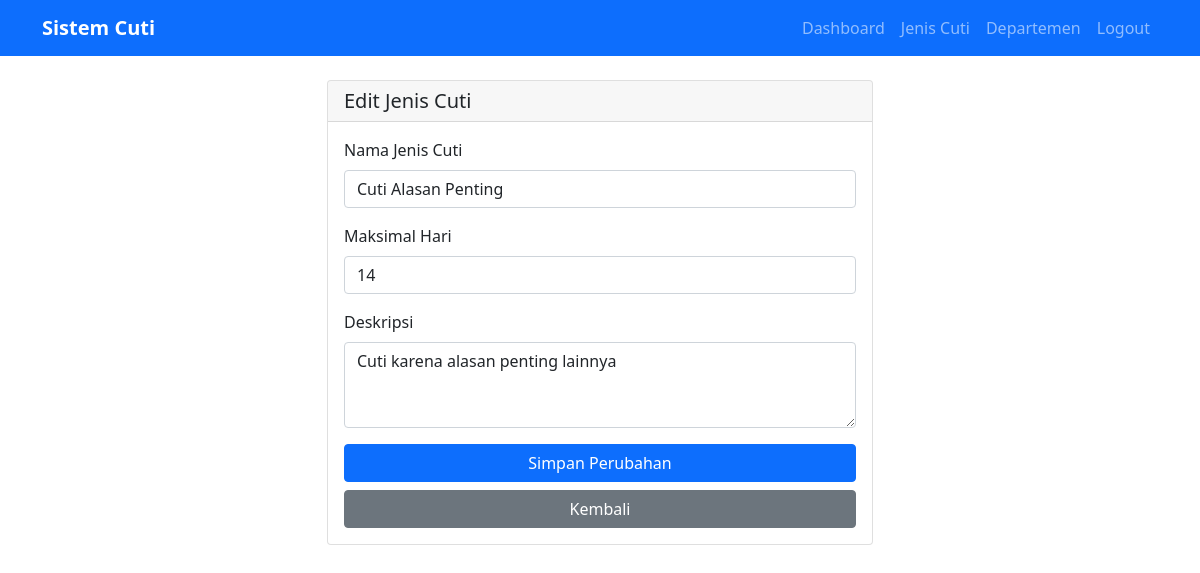
Page /admin/jenis_cuti/edit_jenis.php?id=6 (signed in) on the committed database.
### tables this page shows
CREATE TABLE jenis_cuti (
    id_jenis INT PRIMARY KEY AUTO_INCREMENT,
    nama_jenis VARCHAR(100) NOT NULL,
    deskripsi_cuti TEXT,
    maks_hari INT NOT NULL DEFAULT 0
);

### admin/jenis_cuti/edit_jenis.php (the view, shortened to what this page needs)
<?php
include '../../config.php';
$id_jenis = $_GET['id'];
$sql = "SELECT * FROM jenis_cuti WHERE id_jenis = ?";
$stmt = $pdo->prepare($sql);
$stmt->execute([$id_jenis]);
$jenis_cuti = $stmt->fetch(PDO::FETCH_ASSOC);
?>
<!DOCTYPE html>
<html lang="id">
<head>
    <link href="https://cdn.jsdelivr.net/npm/bootstrap@5.1.3/dist/css/bootstrap.min.css" rel="stylesheet">
</head>
<body>
    <nav class="navbar navbar-expand-lg navbar-dark bg-primary">
        <div class="container">
            <a class="navbar-brand fw-bold" href="../dashboard.php">Sistem Cuti</a>
            <div class="navbar-nav ms-auto">
                <a class="nav-link" href="../dashboard.php">Dashboard</a>
                <a class="nav-link" href="jenis_cuti.php">Jenis Cuti</a>
                <a class="nav-link" href="../departemen.php">Departemen</a>
                <a class="nav-link" href="../logout.php">Logout</a>
            </div>
        </div>
    </nav>
    <div class="container mt-4">
        <div class="row">
            <div class="col-md-6 mx-auto">
                <div class="card">
                    <div class="card-header">
                        <h5 class="mb-0">Edit Jenis Cuti</h5>
                    </div>
                    <div class="card-body">
                        <form method="POST">
                            <div class="mb-3">
                                <label class="form-label">Nama Jenis Cuti</label>
                                <input type="text" class="form-control" name="nama_jenis"
                                       value="<?php echo htmlspecialchars($jenis_cuti['nama_jenis']); ?>" required>
                            </div>
                            <div class="mb-3">
                                <label class="form-label">Maksimal Hari</label>
                                <input type="number" class="form-control" name="maks_hari"
                                       value="<?php echo $jenis_cuti['maks_hari']; ?>" min="1" required>
                            </div>
                            <div class="mb-3">
                                <label class="form-label">Deskripsi</label>
                                <textarea class="form-control" name="deskripsi_cuti" rows="3"><?php echo htmlspecialchars($jenis_cuti['deskripsi_cuti'] ?? ''); ?></textarea>
                            </div>
                            <div class="d-grid gap-2">
                                <button type="submit" class="btn btn-primary">Simpan Perubahan</button>
                                <a href="jenis_cuti.php" class="btn btn-secondary">Kembali</a>
                            </div>
                        </form>
                    </div>
                </div>
            </div>
        </div>
    </div>
</body>
</html>

### rows in the picture
jenis_cuti: nama_jenis "Cuti Alasan Penting", maks_hari "14", deskripsi_cuti "Cuti karena alasan penting lainnya"
